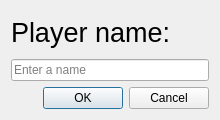
<?xml version="1.0" encoding="UTF-8"?>
<ui version="4.0">
 <class>playerInfo</class>
 <widget class="QDialog" name="playerInfo">
  <property name="geometry">
   <rect>
    <x>0</x>
    <y>0</y>
    <width>220</width>
    <height>120</height>
   </rect>
  </property>
  <property name="windowTitle">
   <string>Dialog</string>
  </property>
  <layout class="QVBoxLayout" name="verticalLayout">
   <item>
    <widget class="QLabel" name="label">
     <property name="font">
      <font>
       <pointsize>20</pointsize>
      </font>
     </property>
     <property name="text">
      <string>Player name:</string>
     </property>
    </widget>
   </item>
   <item>
    <widget class="QLineEdit" name="lineEdit">
     <property name="placeholderText">
      <string>Enter a name</string>
     </property>
    </widget>
   </item>
   <item>
    <widget class="QDialogButtonBox" name="buttonBox">
     <property name="locale">
      <locale language="English" country="UnitedStates"/>
     </property>
     <property name="orientation">
      <enum>Qt::Horizontal</enum>
     </property>
     <property name="standardButtons">
      <set>QDialogButtonBox::Cancel|QDialogButtonBox::Ok</set>
     </property>
    </widget>
   </item>
  </layout>
 </widget>
 <resources/>
 <connections>
  <connection>
   <sender>buttonBox</sender>
   <signal>accepted()</signal>
   <receiver>playerInfo</receiver>
   <slot>accept()</slot>
   <hints>
    <hint type="sourcelabel">
     <x>248</x>
     <y>254</y>
    </hint>
    <hint type="destinationlabel">
     <x>157</x>
     <y>274</y>
    </hint>
   </hints>
  </connection>
  <connection>
   <sender>buttonBox</sender>
   <signal>rejected()</signal>
   <receiver>playerInfo</receiver>
   <slot>reject()</slot>
   <hints>
    <hint type="sourcelabel">
     <x>316</x>
     <y>260</y>
    </hint>
    <hint type="destinationlabel">
     <x>286</x>
     <y>274</y>
    </hint>
   </hints>
  </connection>
 </connections>
</ui>
